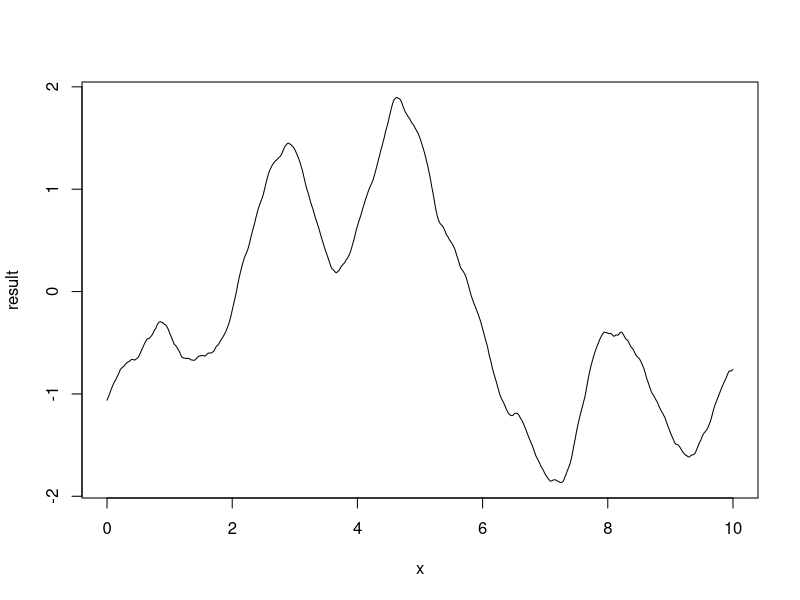

Source code (R):
f <- function(timeVector) {
  out = 1-timeVector^2;
  out[abs(timeVector) > 1 ] = 0
  return(out)
}

time=seq(0,10,0.01);
n  = 1000;
x <- seq(0,max(time),by=max(time)/n)

gaussianProcess<- function(t){
  sum=0;
  for(k in (-n^2):n^2){
    sum = sum + f(t+k/n)*rnorm(1,mean =0, sd = sqrt(1/n));
  }
  return(sum)
}

result <- gaussianProcess(x)
plot(x,result, type="l")